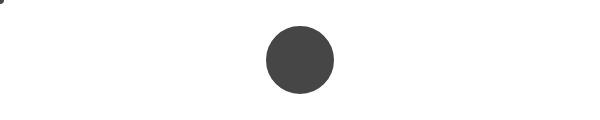
Frame 1 (no input)
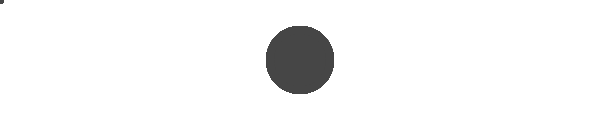
Frame 60 (no input)
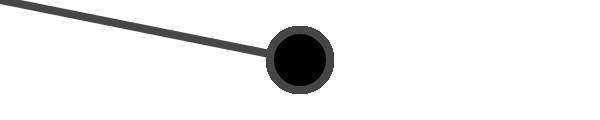
Frame 120 (the mouse pressed at the canvas centre since frame 60)

The p5.js sketch that drew these frames (run headless with seeded random() and noise() and a simulated clock; from frame 60 on, the mouse is pressed at the canvas centre):

// p5.js sketch
// ── sketch.js
var r, g, b;
var d;

//circular button
var x = 300;
var y = 60;
var radius = 60;

function setup() {
  createCanvas(600, 120);
  strokeWeight(8);
  smooth();
  
  //set the starting color to a dark gray
  r = 70;
  g = 70;
  b = 70;
  
}

function draw() {
    //set the fill to whatever values are held by r, g, and b
    stroke(r, g, b);
    //draw a continuous line
    line(pmouseX, pmouseY, mouseX, mouseY);

    //calculate the distance between the mouse and the center of the ellipse
    d = dist(mouseX, mouseY, x, y);

    //if the mouse is over the circle
    if (d < radius) {
        //turn the fill on for 'mouse over' effect
        stroke(r, g, b);
        fill(0);        
        // console.log("over");
    } 
    else{ //if it isn't over the circle
      //set the fill to (r,g,b) for 'mouse over' effect
      fill(r, g, b);
    }

    //draw the rectangle button over the mouse trail
    ellipse(x, y, radius, radius);
      
}

function mousePressed(){
  if (d < radius) {
    //set the red, green, and blue variables to a random value
    r = random(0, 255); 
    g = random(0, 255); 
    b = random(0, 255);
  }
        
}
